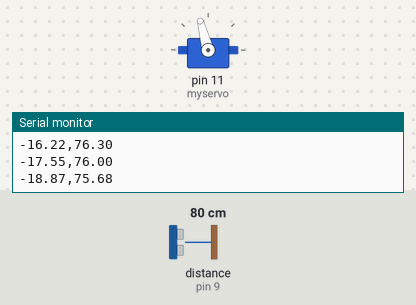
A sketch run on a simulated Arduino Uno, built with avr-gcc and run on an emulated ATmega328P. On the bench: servo, the last lines printed to the serial monitor. Wiring (inferred from the names in the program): ultrasonic range finder: trigger pin 10; echo pin 9. The inputs (shaded band) are chosen by the test bench; at power-on: distance to the obstacle (sensor on pin 9) 80 cm. The echo pulse lasts 58.3 µs per cm.

Above: at 1.2 s.
1.3 s: distance to the obstacle (sensor on pin 9) set to 2 cm
4.3 s: distance to the obstacle (sensor on pin 9) set to 120 cm
At 4.8 s:
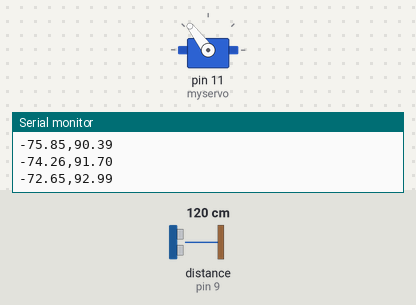
7.3 s: distance to the obstacle (sensor on pin 9) set to 4 cm
At 9.4 s:
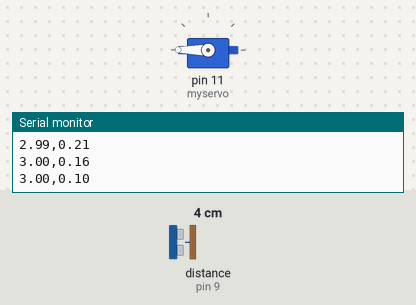
10.3 s: distance to the obstacle (sensor on pin 9) set to 18 cm
Timing chart, 0 to 14.3 s (numbered marks = the images above; inputs shaded):
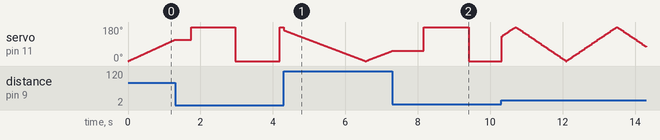

The sketch:

xy.ino
```cpp
#include <Servo.h>
// Ultrasonic sonar.
// read distance, Theta.
// convert to X,Y careasian coords
// send data over seial.

// Sensor IO
#define TRIG_PIN_1 10
#define ECHO_PIN_1 9
// Function Primatives:
int getDistance(int triggerPin, int echoPin);

//const float PI = 3.14159265358979323846;
// Guess I dont have to define it
Servo myservo;  // Servo object on pin 11
int pos = 0;    // servo position

void setup() {
  Serial.begin(115200);
  myservo.attach(11);
  pinMode(TRIG_PIN_1, OUTPUT);
  pinMode(ECHO_PIN_1, INPUT);
  }
/* polar conversion:
r, theta =
theta in DEG convert to RAD:
theta = (pos*pi)/180
x=distance * cos(pos)
y=distance * sin(pos *
*/
float x;
float y;
float theta;
int r; // distance from sensor
void loop() {

  for (pos = 0; pos <= 180; pos += 1) {
    myservo.write(pos);
    delay(5); // Travel time
    theta = (pos*PI)/180;
    r = getDistance(TRIG_PIN_1, ECHO_PIN_1);
    x = r * cos(theta);
    y = r * sin(theta);
    Serial.print(x);
    Serial.print(",");
    Serial.println(y);
  }
  for (pos = 180; pos >= 0; pos -= 1) {
    myservo.write(pos);
    delay(5); // Travel time
    theta = (pos*PI)/180;
    r = getDistance(TRIG_PIN_1, ECHO_PIN_1);
    x = r * cos(theta);
    y = r * sin(theta);
    Serial.print(x);
    Serial.print(",");
    Serial.println(y);
  }
}
int getDistance(int triggerPin, int echoPin) {
  digitalWrite(triggerPin, LOW);
  delayMicroseconds(2);
  digitalWrite(triggerPin, HIGH);
  delayMicroseconds(10);
  digitalWrite(triggerPin, LOW);
  long duration = pulseIn(echoPin, HIGH);
  int distance = duration * 0.017;
  return distance;
}
```
